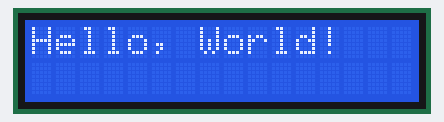
This sketch was run on a simulated Arduino Uno, built with avr-gcc and run on an emulated ATmega328P. Shown: 16×2 character LCD.

Above: at 0.1 s.
At 1.1 s:
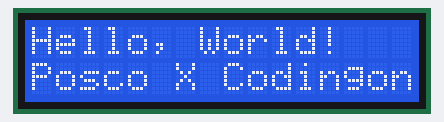
At 3.2 s:
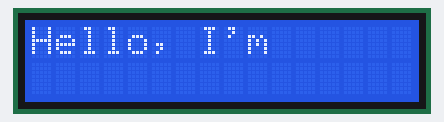
At 4.2 s:
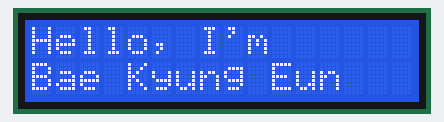
At 5.2 s:
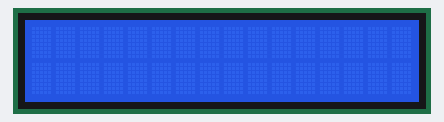

The sketch:

26.LCD_I2C.ino
```cpp
/*

배선:
    VCC → 5V
    GND → GND
    SDA → A4
    SCL → A5

  I2C 방식 16x2 LCD 예제

  - LiquidCrystal_I2C 라이브러리를 사용해서
    I2C(2선) 방식 16x2 문자 LCD에 문자열을 출력하는 기본 코드입니다.
  - 1행에는 "Hello, World!"
    2행에는 "Posco X Codingon"을 출력한 뒤,
    잠시 후 화면을 지우는 동작을 반복합니다.
*/

#include <LiquidCrystal_I2C.h>  // I2C LCD 제어 라이브러리 포함

/*
  LiquidCrystal_I2C lcd(주소, 칸 수, 줄 수);

  - 0x27 : I2C LCD 모듈의 주소 (모듈에 따라 0x3F인 경우도 있음)
  - 16   : 한 줄에 들어가는 문자 수 (16칸 LCD)
  - 2    : 줄 수 (2줄 LCD)
*/
LiquidCrystal_I2C lcd(0x27, 16, 2);
// LiquidCrystal_I2C lcd(0x3F, 16, 2);

void setup() {
  // LCD 초기화 (I2C 통신 시작 + LCD 내부 설정)
  lcd.init();

  // LCD 백라이트(뒷불) 켜기
  // (모듈에 따라 자동으로 켜지기도 하지만, 확실히 켜주기 위해 사용)
  lcd.backlight();
}

void loop() {
  /*
    setCursor(열, 행);

    - 열(column) : 0 ~ 15 (16칸이므로 0이 첫 번째 칸)
    - 행(row)    : 0 ~ 1  (2줄이므로 0이 첫 번째 줄)
  */

  // ── 첫 번째 줄(0행) 0번째 칸에 "Hello, World!" 출력 ──
  lcd.setCursor(0, 0);               // 커서를 (열 0, 행 0) 위치로 이동
  lcd.print("Hello, World!");        // 문자열 출력
  delay(1000);                       // 1초 동안 그대로 표시

  // ── 두 번째 줄(1행) 0번째 칸에 "Posco X Codingon" 출력 ──
  lcd.setCursor(0, 1);               // 커서를 (열 0, 행 1) 위치로 이동
  lcd.print("Posco X Codingon");     // 문자열 출력
  delay(1000);                       // 1초 동안 그대로 표시

  // ── LCD 화면 전체 지우기 ──
  lcd.clear();                       // 전체 화면 클리어(커서는 (0,0)으로 돌아감)
  delay(1000);                       // 화면 지운 상태로 1초 대기

  lcd.setCursor(0, 0);               // 커서를 (열 0, 행 0) 위치로 이동
  lcd.print("Hello, I'm");        // 문자열 출력
  delay(1000);

  lcd.setCursor(0, 1);               // 커서를 (열 0, 행 1) 위치로 이동
  lcd.print("Bae Kyung Eun");     // 문자열 출력
  delay(1000);

  lcd.clear();
  delay(1000);


  // 그 다음 loop()가 다시 실행되면서
  // 위의 과정(1행 출력 → 2행 출력 → 화면 지우기)을 계속 반복
}
```

Measured:
- by itself, everything shown: repeats every 6.1 s, in 6 steps
- what the display in image 1 shows lasts 1.0 s, from 1.1 s to 2.1 s
